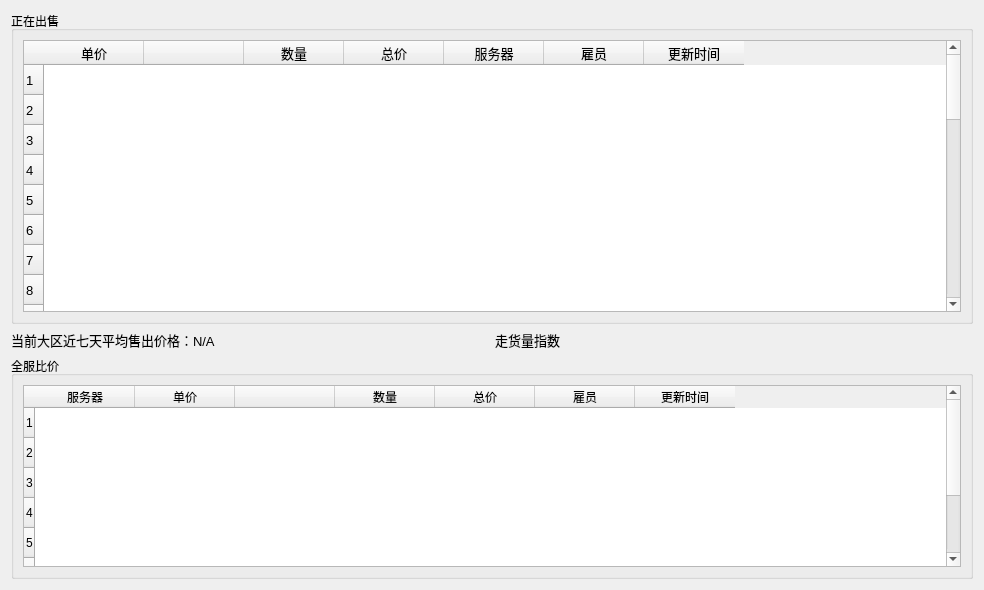
<?xml version="1.0" encoding="UTF-8"?>
<ui version="4.0">
 <class>show_price</class>
 <widget class="QWidget" name="show_price">
  <property name="geometry">
   <rect>
    <x>0</x>
    <y>0</y>
    <width>984</width>
    <height>590</height>
   </rect>
  </property>
  <property name="windowTitle">
   <string>Form</string>
  </property>
  <layout class="QGridLayout" name="gridLayout" rowstretch="7,0,5">
   <item row="0" column="0">
    <widget class="QGroupBox" name="show_sale">
     <property name="title">
      <string>正在出售</string>
     </property>
     <layout class="QGridLayout" name="gridLayout_3">
      <item row="0" column="0">
       <widget class="QTableWidget" name="sale_list">
        <property name="font">
         <font>
          <pointsize>10</pointsize>
         </font>
        </property>
        <property name="editTriggers">
         <set>QAbstractItemView::NoEditTriggers</set>
        </property>
        <property name="selectionMode">
         <enum>QAbstractItemView::SingleSelection</enum>
        </property>
        <property name="selectionBehavior">
         <enum>QAbstractItemView::SelectRows</enum>
        </property>
        <property name="showGrid">
         <bool>false</bool>
        </property>
        <property name="rowCount">
         <number>30</number>
        </property>
        <row/>
        <row/>
        <row/>
        <row/>
        <row/>
        <row/>
        <row/>
        <row/>
        <row/>
        <row/>
        <row/>
        <row/>
        <row/>
        <row/>
        <row/>
        <row/>
        <row/>
        <row/>
        <row/>
        <row/>
        <row/>
        <row/>
        <row/>
        <row/>
        <row/>
        <row/>
        <row/>
        <row/>
        <row/>
        <row/>
        <column>
         <property name="text">
          <string>单价</string>
         </property>
        </column>
        <column>
         <property name="text">
          <string/>
         </property>
        </column>
        <column>
         <property name="text">
          <string>数量</string>
         </property>
        </column>
        <column>
         <property name="text">
          <string>总价</string>
         </property>
        </column>
        <column>
         <property name="text">
          <string>服务器</string>
         </property>
        </column>
        <column>
         <property name="text">
          <string>雇员</string>
         </property>
        </column>
        <column>
         <property name="text">
          <string>更新时间</string>
         </property>
        </column>
        <item row="0" column="0">
         <property name="text">
          <string/>
         </property>
        </item>
        <item row="0" column="1">
         <property name="text">
          <string/>
         </property>
        </item>
        <item row="0" column="2">
         <property name="text">
          <string/>
         </property>
        </item>
        <item row="0" column="3">
         <property name="text">
          <string/>
         </property>
        </item>
        <item row="0" column="4">
         <property name="text">
          <string/>
         </property>
        </item>
        <item row="0" column="5">
         <property name="text">
          <string/>
         </property>
        </item>
        <item row="0" column="6">
         <property name="text">
          <string/>
         </property>
        </item>
       </widget>
      </item>
     </layout>
    </widget>
   </item>
   <item row="1" column="0">
    <layout class="QHBoxLayout" name="horizontalLayout">
     <item>
      <widget class="QLabel" name="seven_day">
       <property name="font">
        <font>
         <family>Arial</family>
         <pointsize>10</pointsize>
        </font>
       </property>
       <property name="text">
        <string>当前大区近七天平均售出价格：N/A</string>
       </property>
      </widget>
     </item>
     <item alignment="Qt::AlignLeft">
      <widget class="QLabel" name="sale_velocity">
       <property name="font">
        <font>
         <family>Arial</family>
         <pointsize>10</pointsize>
        </font>
       </property>
       <property name="text">
        <string>走货量指数</string>
       </property>
      </widget>
     </item>
    </layout>
   </item>
   <item row="2" column="0">
    <widget class="QGroupBox" name="show_min_price">
     <property name="title">
      <string>全服比价</string>
     </property>
     <layout class="QGridLayout" name="gridLayout_2">
      <item row="0" column="0">
       <widget class="QTableWidget" name="all_server">
        <property name="editTriggers">
         <set>QAbstractItemView::NoEditTriggers</set>
        </property>
        <property name="selectionMode">
         <enum>QAbstractItemView::SingleSelection</enum>
        </property>
        <property name="selectionBehavior">
         <enum>QAbstractItemView::SelectRows</enum>
        </property>
        <property name="showGrid">
         <bool>false</bool>
        </property>
        <property name="rowCount">
         <number>8</number>
        </property>
        <row/>
        <row/>
        <row/>
        <row/>
        <row/>
        <row/>
        <row/>
        <row/>
        <column>
         <property name="text">
          <string>服务器</string>
         </property>
        </column>
        <column>
         <property name="text">
          <string>单价</string>
         </property>
        </column>
        <column>
         <property name="text">
          <string/>
         </property>
        </column>
        <column>
         <property name="text">
          <string>数量</string>
         </property>
        </column>
        <column>
         <property name="text">
          <string>总价</string>
         </property>
        </column>
        <column>
         <property name="text">
          <string>雇员</string>
         </property>
        </column>
        <column>
         <property name="text">
          <string>更新时间</string>
         </property>
        </column>
        <item row="0" column="0">
         <property name="text">
          <string/>
         </property>
        </item>
        <item row="0" column="1">
         <property name="text">
          <string/>
         </property>
        </item>
        <item row="1" column="0">
         <property name="text">
          <string/>
         </property>
        </item>
        <item row="2" column="0">
         <property name="text">
          <string/>
         </property>
        </item>
       </widget>
      </item>
     </layout>
    </widget>
   </item>
  </layout>
 </widget>
 <resources/>
 <connections/>
</ui>
